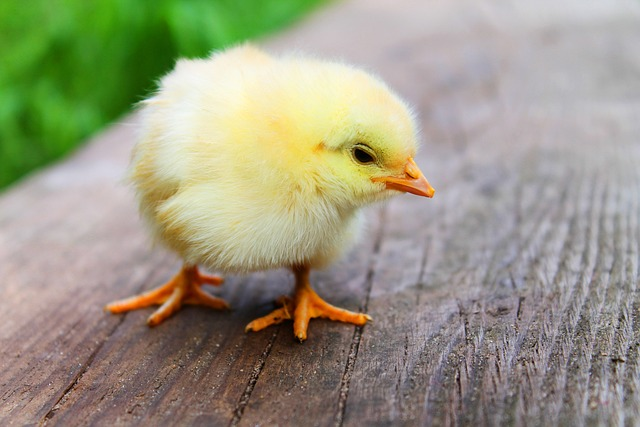
#> input picture openCV Course/images/bird.png, 640 x 427 px
$ python less5.py
#> lines starting #> are read from the running program, lines starting #| are printed output that depends on the picture
#تغيير نظام ألألوان للصورة الى الرمادى

import cv2
img=cv2.imread("images/bird.png")
#> img is the input picture: shape (427, 640, 3); mean B, G, R 130.5, 152.7, 154.6

gray=cv2.cvtColor(img ,cv2.COLOR_BGR2GRAY)
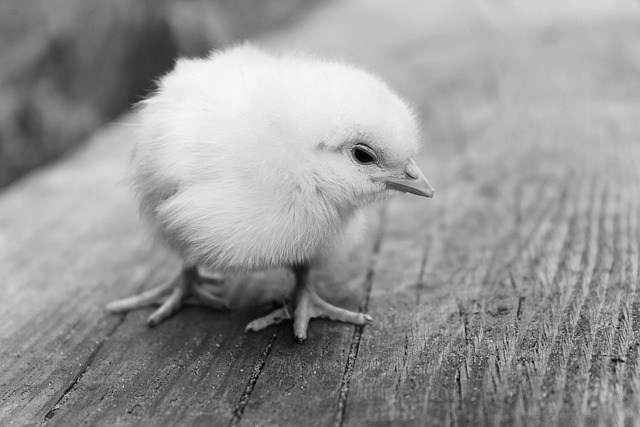
#> gray: shape (427, 640); min 0, max 250, mean 150.8

cv2.imshow("AbdalRahmn",gray)
cv2.waitKey(0)

$ run again, with openCV Course/images/betreq.png copied over openCV Course/images/bird.png
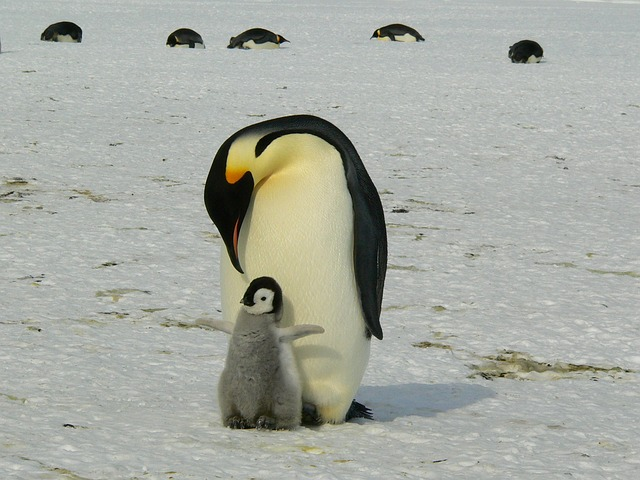
#> input picture openCV Course/images/betreq.png, 640 x 480 px
#> img is the input picture: shape (480, 640, 3); mean B, G, R 161.5, 170, 166.4
#> `gray=cv2.cvtColor(img ,cv2.COLOR_BGR2GRAY)`:
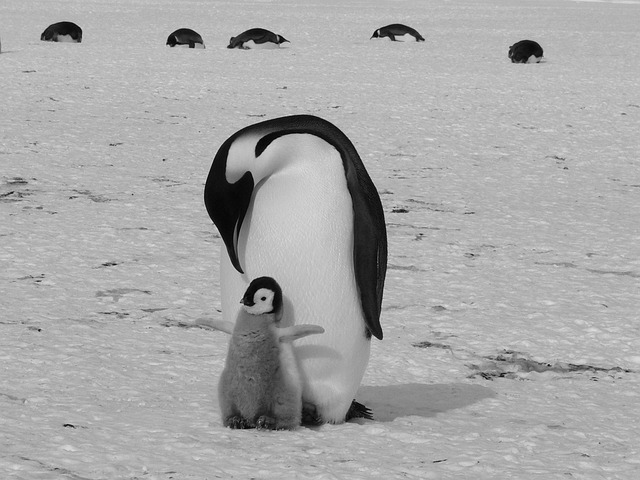
#> gray: shape (480, 640); min 0, max 228, mean 168

$ run again, with openCV Course/images/rabit.png copied over openCV Course/images/bird.png
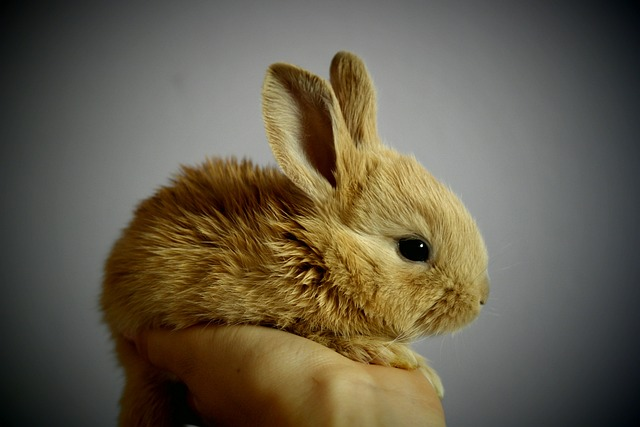
#> input picture openCV Course/images/rabit.png, 640 x 427 px
#> img is the input picture: shape (427, 640, 3); mean B, G, R 75.1, 92.7, 100.8
#> `gray=cv2.cvtColor(img ,cv2.COLOR_BGR2GRAY)`:
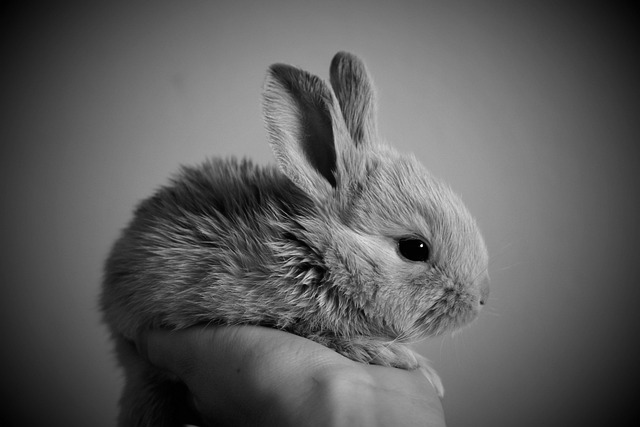
#> gray: shape (427, 640); min 0, max 253, mean 93.1
